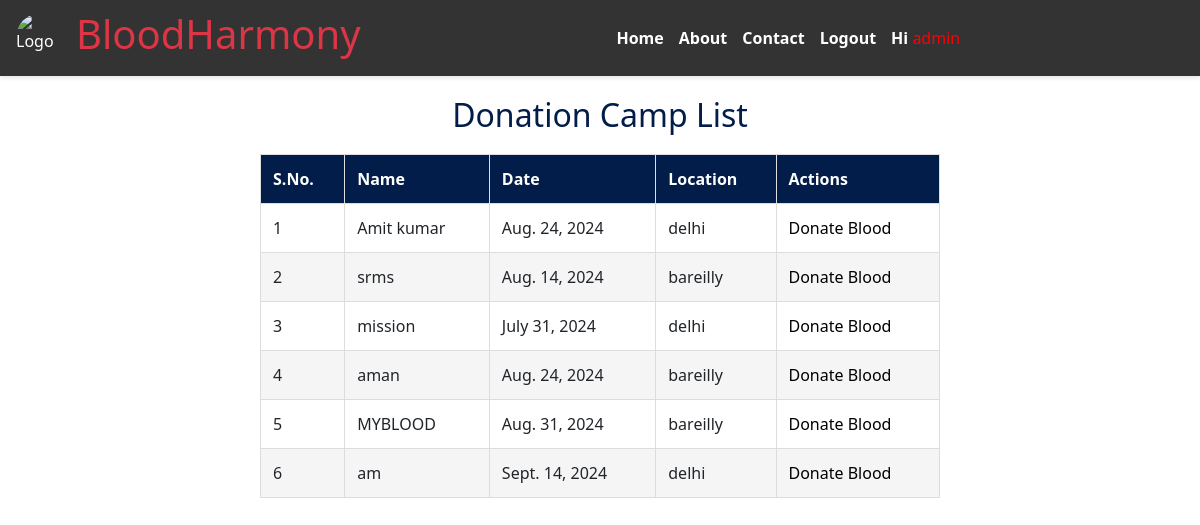
The page /camps/ (signed in) on the database its author committed.
### donor/models.py (models this page shows, shortened)
class DonationCamp(models.Model):
    name = models.CharField(max_length=100)
    date = models.DateField()
    place = models.CharField(max_length=200)

### donor/views.py (the view)
# urls.py: path('camps/', views.donation_camp_list, name='donation_camp_list'),
@login_required
def donation_camp_list(request):
    camps = DonationCamp.objects.all()
    return render(request, 'donation/camp_list.html', {'camps': camps})

### donor/templates/donation/camp_list.html (shortened to what this page needs)
{% extends "home.html" %}
{% block content %}
<div class="donation-camp-list-container">
    <h2 class="donation-camp-list-title">Donation Camp List</h2>
    <table id="donation-camp-table">
        <thead>
            <tr>
                <th>S.No.</th>
                <th>Name</th>
                <th>Date</th>
                <th>Location</th>
                <th>Actions</th>
            </tr>
        </thead>
        <tbody>
            {% for camp in camps %}
            <tr>
                <td>{{ forloop.counter }}</td>
                <td>{{ camp.name }}</td>
                <td>{{ camp.date }}</td>
                <td>{{ camp.place }}</td>
                <td><a href="{% url 'donate_blood' %}">Donate Blood</a></td>
            </tr>
            {% empty %}
            <tr>
                <td colspan="5" style="text-align: center;">No donation camps available.</td>
            </tr>
            {% endfor %}
        </tbody>
    </table>
</div>
{% endblock %}

### donor/templates/home.html (shortened to what this page needs)
<!DOCTYPE html>
<html lang="en">
<head>
    {% load static %}
    <link rel="stylesheet" href="{% static 'css/a.css' %}" />
    <link
      href="https://cdn.jsdelivr.net/npm/bootstrap@5.3.3/dist/css/bootstrap.min.css"
      rel="stylesheet"
    />
</head>
<body>
    <header>
        <nav>
            <div class="logo">
                <img
                  src="https://media.istockphoto.com/id/627356286/photo/general-practitioner-doing-blood-test.jpg?s=612x612&w=0&k=20&c=Zzz_k6JuoDvpmBCKZ_pBzw81yd3awM4hIr6Bf7Zoxig="
                  alt="Logo"
                />
                <h1>
                    <a
                      class="text-danger text-decoration-none cursor-pointer"
                      href="{% url 'index' %}"
                    >BloodHarmony</a>
                </h1>
            </div>
            <ul class="nav-links">
                <li><a href="{% url 'index' %}">Home</a></li>
                <li><a href="{% url 'about' %}">About</a></li>
                <li><a href="{% url 'contact' %}">Contact</a></li>
                {% if user.is_authenticated %}
                    <li><a href="{% url 'logout' %}">Logout</a></li>
                    <li><a>Hi <span>{{ user.username }}</span></a></li>
                {% else %}
                    <li><a href="{% url 'login' %}">Login</a></li>
                    <li><a href="{% url 'register' %}">Register</a></li>
                {% endif %}
            </ul>
        </nav>
    </header>
    {% block content %}{% endblock %}
</body>
</html>

### donor/static/css/a.css (style rules this page uses)
* { margin: 0; padding: 0; box-sizing: border-box; }
body { font-family: Arial, sans-serif; background-color: #f4f4f4; width: 100vw; display: flex; flex-direction: column; }
html, body { height: 100%; margin: 0; }
header { background-color: #333; color: white; padding: 10px 0; box-shadow: 0 2px 4px rgba(0, 0, 0, 0.1); }
nav { display: flex; justify-content: space-between; align-items: center; max-width: 1200px; margin: 0 auto; padding: 0 1rem; }
.logo { display: flex; align-items: center; }
.logo img { width: 50px; height: 50px; border-radius: 50%; }
.logo h1 { color: white; margin-left: 10px; }
.nav-links { list-style: none; display: flex; gap: 15px; margin: auto; }
.nav-links li { display: inline; }
.nav-links a { color: white; text-decoration: none; font-weight: bold; transition: color 0.3s; margin-top: 20px; }
html, body { height: 100%; margin: 0; display: flex; flex-direction: column; }

### rows shown on the page
DonationCamp: name "Amit kumar", date "Aug. 24, 2024", place "delhi"
DonationCamp: name "srms", date "Aug. 14, 2024", place "bareilly"
DonationCamp: name "mission", date "July 31, 2024", place "delhi"
DonationCamp: name "aman", date "Aug. 24, 2024", place "bareilly"
DonationCamp: name "MYBLOOD", date "Aug. 31, 2024", place "bareilly"
DonationCamp: name "am", date "Sept. 14, 2024", place "delhi"

### other values the page prints
{{ user.username }} "admin"
